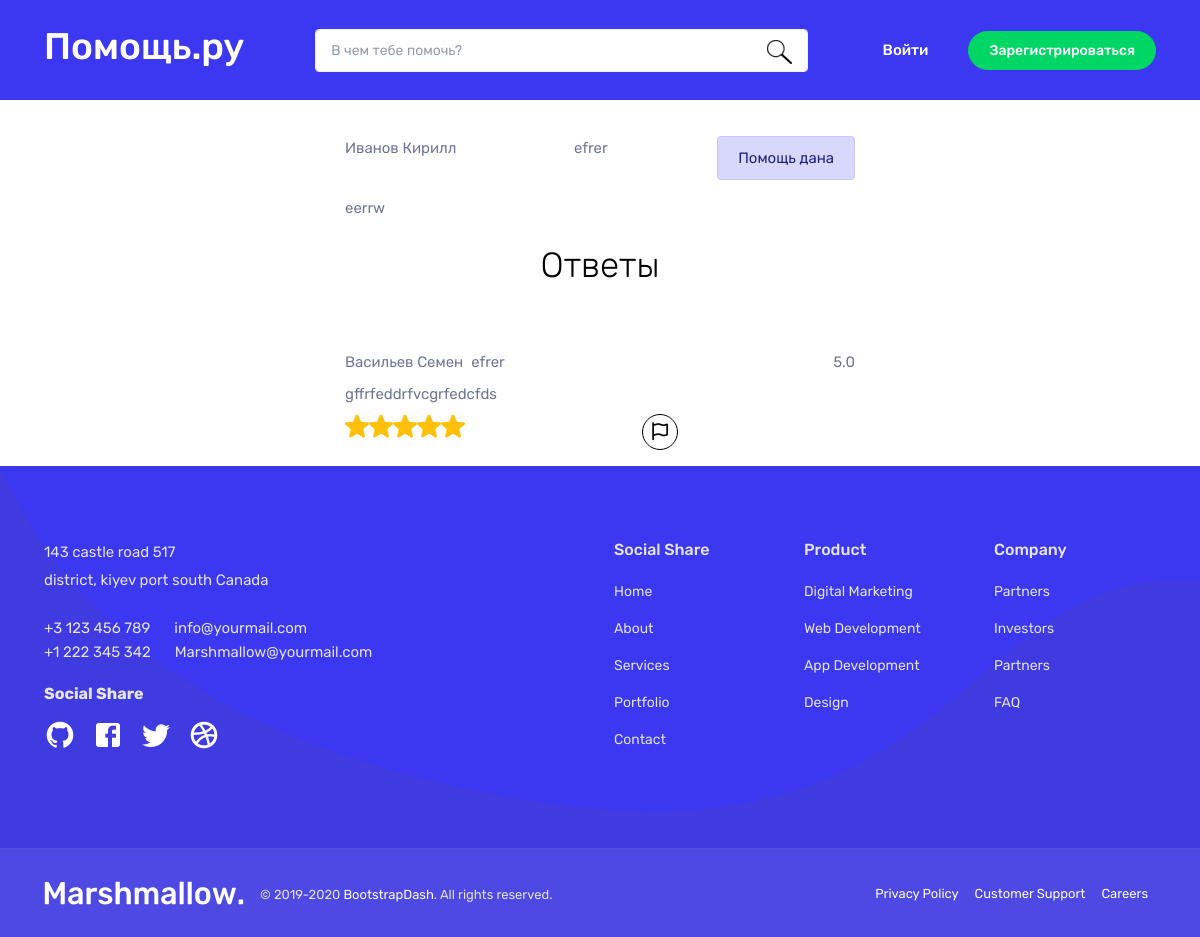
The app's page /record/8 with its own data.
### data/users.py (models this page shows, shortened)
class User(SqlAlchemyBase, UserMixin, SerializerMixin):
    __tablename__ = 'users'
    id = sqlalchemy.Column(sqlalchemy.Integer,
                           primary_key=True, autoincrement=True)
    surname = sqlalchemy.Column(sqlalchemy.String, nullable=True)
    name = sqlalchemy.Column(sqlalchemy.String, nullable=True)
    age = sqlalchemy.Column(sqlalchemy.Integer, nullable=True)
    email = sqlalchemy.Column(sqlalchemy.String,
                              index=True, unique=True, nullable=True)
    hashed_password = sqlalchemy.Column(sqlalchemy.String, nullable=True)
    modified_date = sqlalchemy.Column(sqlalchemy.DateTime,
                                      default=datetime.datetime.now)
    points = sqlalchemy.Column(sqlalchemy.Integer,
                                      default=150)
    records = orm.relation("Record", back_populates='user')
    answers = orm.relation("Comment", back_populates='user')

### data/records.py (models this page shows)
class Record(SqlAlchemyBase, SerializerMixin):
    __tablename__ = 'records'
    id = sqlalchemy.Column(sqlalchemy.Integer,
                           primary_key=True, autoincrement=True)
    author = sqlalchemy.Column(sqlalchemy.Integer,
                                    sqlalchemy.ForeignKey("users.id"))
    title = sqlalchemy.Column(sqlalchemy.String, nullable=True)
    description = sqlalchemy.Column(sqlalchemy.String, nullable=True)
    date_create = sqlalchemy.Column(sqlalchemy.DateTime,
                                   default=datetime.datetime.now)
    cost = sqlalchemy.Column(sqlalchemy.Integer,
                               default=30)
    is_finished = sqlalchemy.Column(sqlalchemy.Boolean,
                                   default=False)
    is_editable = sqlalchemy.Column(sqlalchemy.Boolean,
                                   default=True)
    user = orm.relation('User')
    comments = orm.relation("Comment", back_populates='record')

### data/comments.py (models this page shows)
class Comment(SqlAlchemyBase, SerializerMixin):
    __tablename__ = 'comments'
    id = sqlalchemy.Column(sqlalchemy.Integer,
                           primary_key=True, autoincrement=True)
    author = sqlalchemy.Column(sqlalchemy.Integer,
                               sqlalchemy.ForeignKey("users.id"))
    comment = sqlalchemy.Column(sqlalchemy.String, nullable=True)
    record_id = sqlalchemy.Column(sqlalchemy.Integer,
                               sqlalchemy.ForeignKey("records.id"))
    estimation = sqlalchemy.Column(sqlalchemy.Float, nullable=True, default=0.0)
    pending_review = sqlalchemy.Column(sqlalchemy.Boolean,
                                   default=False)
    date_create = sqlalchemy.Column(sqlalchemy.DateTime,
                                    default=datetime.datetime.now)
    complaints = orm.relation('Complaint', back_populates='comment')
    user = orm.relation('User')
    record = orm.relation('Record')
    ratings = orm.relation('Rating', back_populates='comment')

### main.py (the view)
@app.route('/record/<int:record_id>',  methods=['GET', 'POST'])
def page_record(record_id):
    if request.method == 'GET':
        db_sess = db_session.create_session()
        param = {}
        param['record'] = db_sess.query(Record).get(record_id)
        param['may_comment'] = len(param['record'].comments) < 3
        return render_template('record.html', **param)

### data/db_session.py (called while the page is built)
def create_session() -> Session:
    global __factory
    return __factory()

### templates/record.html (shortened to what this page needs)
{% extends "base.html" %}
{% block content %}
<div class="container container-padding">
    <div class="row justify-content-center position-relative">
            <div class="col-sm-6 position-static">
                <div class="p-3 record-block">
                    <div class="title-record d-flex justify-content-between">
                        <p class="mr-2">{{record.user.surname}} {{record.user.name}}</p>
                        <p>{{record.title}}</p>
                        {% if record.is_finished %}
                            <div class="alert alert-primary" role="alert">
                                Помощь дана
                            </div>
                        {% endif %}
                    </div>
                    <p>{{record.description}}</p>
                </div>
            </div>
    </div>
    <h3 class="font-weight-light text-center text-dark mb-5">Ответы</h3>
    {% for comment in record.comments %}
        <div class="row justify-content-center position-relative">
            <div class="col-sm-6 position-static">
                <div class="p-3 record-block">
                    <div class="record-block-info d-flex justify-content-between">
                        <div class="title-record d-flex">
                            <p class="mr-2">{{comment.user.surname}} {{comment.user.name}}</p>
                            <p>{{comment.record.title}}</p>
                        </div>
                        <p>{{comment.estimation}}</p>
                    </div>
                    <p style="word-wrap: break-word;">{{comment.comment}}</p>
                    {% if current_user.id != comment.author %}
                        <div class="comment-bottom d-flex justify-content-between">
                            <div class="record-stars d-flex">
                                <div class="record-star-item" onclick="give_rating(1, {{comment.id}})">
                                    <img src="{{url_for('static', filename='images/star.png')}}" alt="помощь.ру">
                                </div>
                                <div class="record-star-item" onclick="give_rating(2, {{comment.id}})">
                                    <img src="{{url_for('static', filename='images/star.png')}}" alt="помощь.ру">
                                </div>
                                <div class="record-star-item" onclick="give_rating(3, {{comment.id}})">
                                    <img src="{{url_for('static', filename='images/star.png')}}" alt="помощь.ру">
                                </div>
                                <div class="record-star-item" onclick="give_rating(4, {{comment.id}})">
                                    <img src="{{url_for('static', filename='images/star.png')}}" alt="помощь.ру">
                                </div>
                                <div class="record-star-item" onclick="give_rating(5, {{comment.id}})">
                                    <img src="{{url_for('static', filename='images/star.png')}}" alt="помощь.ру">
                                </div>
                            </div>
                            <div onclick="make_complaint({{comment.id}})" class="complaint">
                                <i class="fa fa-flag-o flag-item" aria-hidden="true"></i>
                            </div>
                        </div>
                    {% endif %}
                </div>
            </div>
    </div>
    {% endfor %}
</div>
{% endblock %}

### records on screen
User: user.surname "Иванов", user.name "Кирилл"
Record: title "efrer", description "eerrw"
Comment: user.surname "Васильев", user.name "Семен", record "efrer", estimation "5.0", comment "gffrfeddrfvcgrfedcfds"
